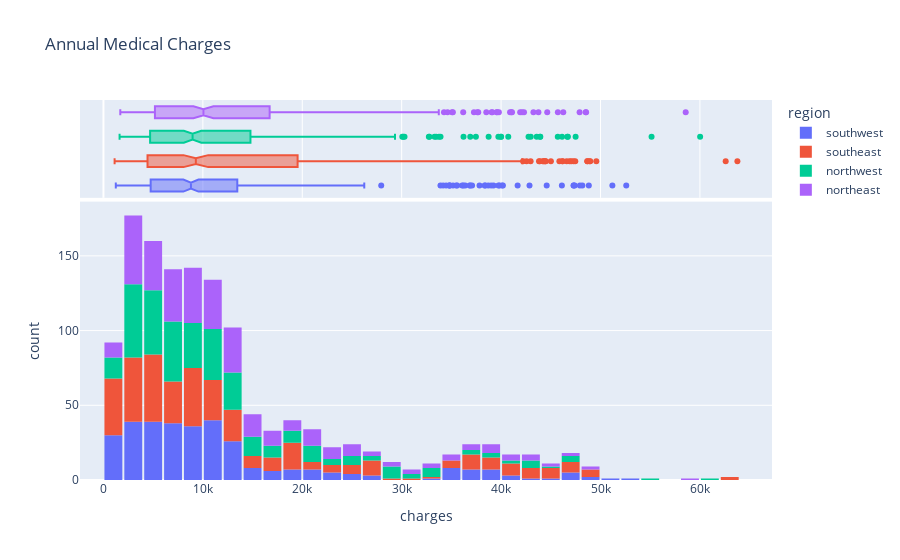

The notebook cell this image was saved under:
### Code cell
fig = px.histogram(medical_df, x='charges', marginal='box', color='region',
                   title='Annual Medical Charges')
fig.update_layout(bargap=0.1)
fig.show()

### Figure 1 — Plotly figure (JSON) as saved in the notebook; plotly's stock layout.template omitted (floating-point values rounded to 4 significant figures; data arrays with more than 128 entries replaced by an {"elided": "..."} marker saying what was removed)
{"data": [{"alignmentgroup": "True", "bingroup": "x", "hovertemplate": "region=southwest<br>charges=%{x}<br>count=%{y}<extra></extra>", "legendgroup": "southwest", "marker": {"color": "#636efa", "pattern": {"shape": ""}}, "name": "southwest", "offsetgroup": "southwest", "orientation": "v", "showlegend": true, "x": {"elided": "325 float values"}, "xaxis": "x", "yaxis": "y", "type": "histogram"}, {"alignmentgroup": "True", "hovertemplate": "region=southwest<br>charges=%{x}<extra></extra>", "legendgroup": "southwest", "marker": {"color": "#636efa"}, "name": "southwest", "notched": true, "offsetgroup": "southwest", "showlegend": false, "x": {"elided": "325 float values"}, "xaxis": "x2", "yaxis": "y2", "type": "box"}, {"alignmentgroup": "True", "bingroup": "x", "hovertemplate": "region=southeast<br>charges=%{x}<br>count=%{y}<extra></extra>", "legendgroup": "southeast", "marker": {"color": "#EF553B", "pattern": {"shape": ""}}, "name": "southeast", "offsetgroup": "southeast", "orientation": "v", "showlegend": true, "x": {"elided": "364 float values"}, "xaxis": "x", "yaxis": "y", "type": "histogram"}, {"alignmentgroup": "True", "hovertemplate": "region=southeast<br>charges=%{x}<extra></extra>", "legendgroup": "southeast", "marker": {"color": "#EF553B"}, "name": "southeast", "notched": true, "offsetgroup": "southeast", "showlegend": false, "x": {"elided": "364 float values"}, "xaxis": "x2", "yaxis": "y2", "type": "box"}, {"alignmentgroup": "True", "bingroup": "x", "hovertemplate": "region=northwest<br>charges=%{x}<br>count=%{y}<extra></extra>", "legendgroup": "northwest", "marker": {"color": "#00cc96", "pattern": {"shape": ""}}, "name": "northwest", "offsetgroup": "northwest", "orientation": "v", "showlegend": true, "x": {"elided": "325 float values"}, "xaxis": "x", "yaxis": "y", "type": "histogram"}, {"alignmentgroup": "True", "hovertemplate": "region=northwest<br>charges=%{x}<extra></extra>", "legendgroup": "northwest", "marker": {"color": "#00cc96"}, "name": "northwest", "notched": true, "offsetgroup": "northwest", "showlegend": false, "x": {"elided": "325 float values"}, "xaxis": "x2", "yaxis": "y2", "type": "box"}, {"alignmentgroup": "True", "bingroup": "x", "hovertemplate": "region=northeast<br>charges=%{x}<br>count=%{y}<extra></extra>", "legendgroup": "northeast", "marker": {"color": "#ab63fa", "pattern": {"shape": ""}}, "name": "northeast", "offsetgroup": "northeast", "orientation": "v", "showlegend": true, "x": {"elided": "324 float values"}, "xaxis": "x", "yaxis": "y", "type": "histogram"}, {"alignmentgroup": "True", "hovertemplate": "region=northeast<br>charges=%{x}<extra></extra>", "legendgroup": "northeast", "marker": {"color": "#ab63fa"}, "name": "northeast", "notched": true, "offsetgroup": "northeast", "showlegend": false, "x": {"elided": "324 float values"}, "xaxis": "x2", "yaxis": "y2", "type": "box"}], "layout": {"xaxis": {"anchor": "y", "domain": [0.0, 1.0], "title": {"text": "charges"}}, "yaxis": {"anchor": "x", "domain": [0.0, 0.7326], "title": {"text": "count"}}, "xaxis2": {"anchor": "y2", "domain": [0.0, 1.0], "matches": "x", "showticklabels": false, "showgrid": true}, "yaxis2": {"anchor": "x2", "domain": [0.7426, 1.0], "matches": "y2", "showticklabels": false, "showline": false, "ticks": "", "showgrid": false}, "legend": {"title": {"text": "region"}, "tracegroupgap": 0}, "title": {"text": "Annual Medical Charges"}, "barmode": "relative", "bargap": 0.1}}
